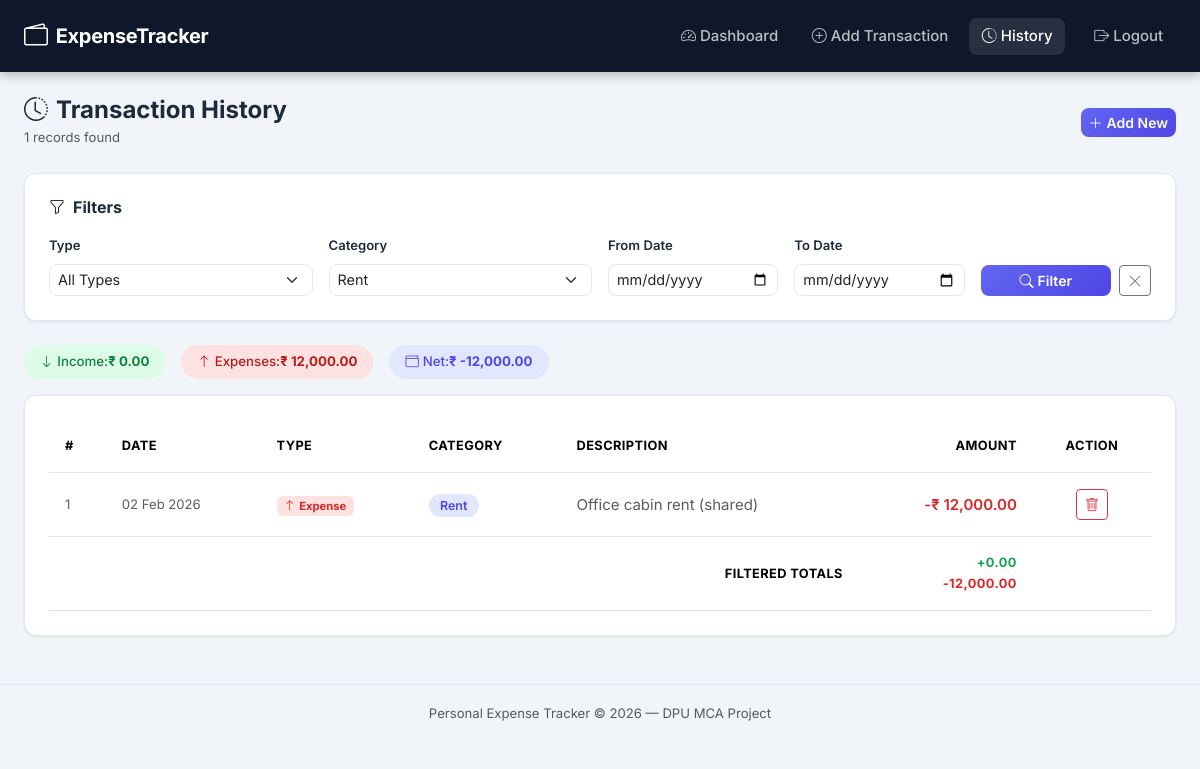
The page /history.php?category_id=8 (signed in) on the database its author committed.
### tables this page shows
CREATE TABLE transactions (
    id INT(11) NOT NULL AUTO_INCREMENT,
    user_id INT(11) NOT NULL,
    amount DECIMAL(12,2) NOT NULL CHECK (amount > 0),
    type ENUM('Income','Expense') NOT NULL,
    category_id INT(11) NOT NULL,
    description VARCHAR(255) DEFAULT NULL,
    date DATE NOT NULL,
    created_at TIMESTAMP NOT NULL DEFAULT CURRENT_TIMESTAMP,

    PRIMARY KEY (id),

    CONSTRAINT fk_transactions_user
        FOREIGN KEY (user_id)
        REFERENCES users(id)
        ON DELETE CASCADE
        ON UPDATE CASCADE,

    CONSTRAINT fk_transactions_category
        FOREIGN KEY (category_id)
        REFERENCES categories(id)
        ON DELETE RESTRICT
        ON UPDATE CASCADE
);

CREATE TABLE categories (
    id INT(11) NOT NULL AUTO_INCREMENT,
    name VARCHAR(100) NOT NULL UNIQUE,
    type ENUM('Income','Expense','Both') NOT NULL DEFAULT 'Both',

    PRIMARY KEY (id)
);

### history.php (the view, shortened to what this page needs)
<?php
$conn    = getConnection();
$user_id = (int) $_SESSION['user_id'];
$filter_type  = $_GET['type']       ?? 'All';
$filter_from  = $_GET['date_from']  ?? '';
$filter_to    = $_GET['date_to']    ?? '';
$filter_cat   = (int)($_GET['category_id'] ?? 0);
$where_parts = ['t.user_id = ?'];
$params      = [$user_id];
$types       = 'i';
if ($filter_cat > 0) {
    $where_parts[] = 't.category_id = ?';
    $params[]      = $filter_cat;
    $types        .= 'i';
}
$where_sql = implode(' AND ', $where_parts);
$totStmt = $conn->prepare(
    "SELECT
        COALESCE(SUM(CASE WHEN t.type='Income'  THEN t.amount ELSE 0 END), 0) AS filtered_income,
        COALESCE(SUM(CASE WHEN t.type='Expense' THEN t.amount ELSE 0 END), 0) AS filtered_expense,
        COUNT(*) AS total_count
     FROM transactions t
     WHERE $where_sql"
);
$totStmt->bind_param($types, ...$params);
$totStmt->execute();
$totals = $totStmt->get_result()->fetch_assoc();
$txnStmt = $conn->prepare(
    "SELECT t.id, t.amount, t.type, t.description, t.date, c.name AS category_name
     FROM transactions t
     JOIN categories c ON t.category_id = c.id
     WHERE $where_sql
     ORDER BY t.date DESC, t.id DESC"
);
$txnStmt->bind_param($types, ...$params);
$txnStmt->execute();
$transactions = $txnStmt->get_result()->fetch_all(MYSQLI_ASSOC);
$catRes     = $conn->query('SELECT id, name FROM categories ORDER BY name');
$categories = $catRes->fetch_all(MYSQLI_ASSOC);
?>
<!DOCTYPE html>
<html lang="en">
<head>
    <link rel="stylesheet" href="https://cdn.jsdelivr.net/npm/bootstrap@5.3.2/dist/css/bootstrap.min.css"/>
    <link rel="stylesheet" href="https://cdn.jsdelivr.net/npm/bootstrap-icons@1.11.3/font/bootstrap-icons.min.css"/>
    <link rel="stylesheet" href="style.css"/>
</head>
<body class="app-body">
<nav class="navbar navbar-expand-lg app-navbar">
    <div class="container-fluid px-4">
        <a class="navbar-brand d-flex align-items-center gap-2" href="dashboard.php">
            <i class="bi bi-wallet2 fs-4"></i><span class="fw-bold">ExpenseTracker</span>
        </a>
        <div class="collapse navbar-collapse" id="navMenu">
            <ul class="navbar-nav ms-auto align-items-center gap-2">
                <li class="nav-item"><a class="nav-link" href="dashboard.php"><i class="bi bi-speedometer2 me-1"></i>Dashboard</a></li>
                <li class="nav-item"><a class="nav-link" href="add_transaction.php"><i class="bi bi-plus-circle me-1"></i>Add Transaction</a></li>
                <li class="nav-item"><a class="nav-link active" href="history.php"><i class="bi bi-clock-history me-1"></i>History</a></li>
                <li class="nav-item ms-2">
                    <a class="nav-link text-danger" href="logout.php"><i class="bi bi-box-arrow-right me-1"></i>Logout</a>
                </li>
            </ul>
        </div>
    </div>
</nav>
<main class="container-fluid px-4 py-4">
    <div class="d-flex align-items-center justify-content-between mb-4 flex-wrap gap-2">
        <div>
            <h4 class="fw-bold mb-0"><i class="bi bi-clock-history me-2"></i>Transaction History</h4>
            <small class="text-muted"><?= number_format((int)$totals['total_count']) ?> records found</small>
        </div>
        <a href="add_transaction.php" class="btn btn-primary btn-sm">
            <i class="bi bi-plus-lg me-1"></i>Add New
        </a>
    </div>
    <div class="info-card mb-4">
        <h6 class="fw-bold mb-3"><i class="bi bi-funnel me-2"></i>Filters</h6>
        <form method="GET" action="history.php" class="row g-3 align-items-end">
            <div class="col-12 col-md-3">
                <label class="form-label fw-semibold small">Type</label>
                <select name="type" class="form-select form-select-sm">
                    <option value="All"     <?= $filter_type === 'All'     ? 'selected' : '' ?>>All Types</option>
                </select>
            </div>
            <div class="col-12 col-md-3">
                <label class="form-label fw-semibold small">Category</label>
                <select name="category_id" class="form-select form-select-sm">
                    <?php foreach ($categories as $cat): ?>
                        <option value="<?= $cat['id'] ?>"
                            <?= $filter_cat === (int)$cat['id'] ? 'selected' : '' ?>>
                            <?= htmlspecialchars($cat['name']) ?>
                        </option>
                    <?php endforeach; ?>
                </select>
            </div>
            <div class="col-12 col-md-2">
                <label class="form-label fw-semibold small">From Date</label>
                <input type="date" name="date_from" class="form-control form-control-sm"
                       value="<?= htmlspecialchars($filter_from) ?>"/>
            </div>
            <div class="col-12 col-md-2">
                <label class="form-label fw-semibold small">To Date</label>
                <input type="date" name="date_to" class="form-control form-control-sm"
                       value="<?= htmlspecialchars($filter_to) ?>"/>
            </div>
            <div class="col-12 col-md-2 d-flex gap-2">
                <button type="submit" class="btn btn-primary btn-sm flex-fill">
                    <i class="bi bi-search me-1"></i>Filter
                </button>
                <a href="history.php" class="btn btn-outline-secondary btn-sm">
                    <i class="bi bi-x-lg"></i>
                </a>
            </div>
        </form>
    </div>
    <div class="d-flex gap-3 mb-3 flex-wrap">
        <span class="filter-chip income-chip">
            <i class="bi bi-arrow-down me-1"></i>Income: <strong>₹ <?= number_format((float)$totals['filtered_income'], 2) ?></strong>
        </span>
        <span class="filter-chip expense-chip">
            <i class="bi bi-arrow-up me-1"></i>Expenses: <strong>₹ <?= number_format((float)$totals['filtered_expense'], 2) ?></strong>
        </span>
        <span class="filter-chip balance-chip">
            <i class="bi bi-wallet me-1"></i>Net: <strong>₹ <?= number_format((float)$totals['filtered_income'] - (float)$totals['filtered_expense'], 2) ?></strong>
        </span>
    </div>
    <div class="info-card">
        <?php if (empty($transactions)): ?>
            <div class="text-center py-5">
                <i class="bi bi-search fs-1 text-muted"></i>
                <p class="mt-2 text-muted">No transactions match your filters.</p>
                <a href="history.php" class="btn btn-outline-primary btn-sm">Clear Filters</a>
            </div>
        <?php else: ?>
            <div class="table-responsive">
                <table class="table table-hover align-middle mb-0">
                    <thead class="table-head">
                        <tr>
                            <th>#</th>
                            <th>Date</th>
                            <th>Type</th>
                            <th>Category</th>
                            <th>Description</th>
                            <th class="text-end">Amount</th>
                            <th class="text-center">Action</th>
                        </tr>
                    </thead>
                    <tbody>
                        <?php foreach ($transactions as $i => $txn): ?>
                        <tr>
                            <td class="text-muted small"><?= $i + 1 ?></td>
                            <td class="text-muted small"><?= date('d M Y', strtotime($txn['date'])) ?></td>
                            <td>
                                <?php if ($txn['type'] === 'Income'): ?>
                                    <span class="badge bg-success-subtle text-success">
                                        <i class="bi bi-arrow-down me-1"></i>Income
                                    </span>
                                <?php else: ?>
                                    <span class="badge bg-danger-subtle text-danger">
                                        <i class="bi bi-arrow-up me-1"></i>Expense
                                    </span>
                                <?php endif; ?>
                            </td>
                            <td><span class="category-pill"><?= htmlspecialchars($txn['category_name']) ?></span></td>
                            <td class="text-muted"><?= htmlspecialchars($txn['description'] ?: '—') ?></td>
                            <td class="text-end fw-semibold <?= $txn['type'] === 'Income' ? 'text-success' : 'text-danger' ?>">
                                <?= $txn['type'] === 'Income' ? '+' : '-' ?>₹ <?= number_format((float)$txn['amount'], 2) ?>
                            </td>
                            <td class="text-center">
                                <form method="POST" action="history.php"
                                      onsubmit="return confirm('Delete this transaction?')">
                                    <button type="submit" class="btn btn-sm btn-outline-danger">
                                        <i class="bi bi-trash"></i>
                                    </button>
                                </form>
                            </td>
                        </tr>
                        <?php endforeach; ?>
                    </tbody>
                    <tfoot class="table-head fw-bold">
                        <tr>
                            <td colspan="5" class="text-end">Filtered Totals</td>
                            <td class="text-end">
                                <span class="text-success">+<?= number_format((float)$totals['filtered_income'], 2) ?></span><br/>
                                <span class="text-danger">-<?= number_format((float)$totals['filtered_expense'], 2) ?></span>
                            </td>
                            <td></td>
                        </tr>
                    </tfoot>
                </table>
            </div>
        <?php endif; ?>
    </div>
</main>
<footer class="text-center py-3 mt-4">
    <small class="text-muted">Personal Expense Tracker &copy; <?= date('Y') ?> — DPU MCA Project</small>
</footer>
</body>
</html>

### style.css (style rules this page uses)
:root { --primary: #6366f1; --primary-dark: #4f46e5; --primary-light: #e0e7ff; --success: #22c55e; --success-light: #dcfce7; --danger: #ef4444; --danger-light: #fee2e2; --warning: #f59e0b; --warning-light: #fef3c7; --bg: #f1f5f9; --card-bg: #ffffff; --navbar-bg: #0f172a; --text-main: #1e293b; --text-muted: #64748b; --border: #e2e8f0; --shadow-sm: 0 1px 3px rgba(0,0,0,.08); --shadow-md: 0 4px 16px rgba(0,0,0,.10); --shadow-lg: 0 8px 32px rgba(0,0,0,.14); --radius: 12px; --radius-lg: 18px; }
*, *::before, *::after { box-sizing: border-box; }
body { font-family: 'Inter', system-ui, -apple-system, sans-serif; color: var(--text-main); font-size: 0.9375rem; line-height: 1.6; }
.app-body { background: var(--bg); min-height: 100vh; }
.app-navbar { background: var(--navbar-bg) !important; box-shadow: 0 2px 12px rgba(0,0,0,.3); padding-top: .75rem; padding-bottom: .75rem; }
.app-navbar .navbar-brand { color: #fff !important; letter-spacing: -.3px; }
.app-navbar .nav-link { color: rgba(255,255,255,.72) !important; font-weight: 500; transition: color .15s; border-radius: 8px; padding: .4rem .8rem !important; }
.app-navbar .nav-link:hover, .app-navbar .nav-link.active { color: #fff !important; background: rgba(255,255,255,.1); }
.info-card { background: var(--card-bg); border-radius: var(--radius); box-shadow: var(--shadow-sm); padding: 1.5rem; border: 1px solid var(--border); }
.table-head { background: #f8fafc; font-size: .8rem; font-weight: 600; text-transform: uppercase; letter-spacing: .4px; color: var(--text-muted); }
.table-head th { padding: .85rem 1rem; border-bottom: 1px solid var(--border); }
.table td, .table th { padding: 1rem; vertical-align: middle; }
.table tbody tr { transition: background .15s; }
.category-pill { background: var(--primary-light); color: var(--primary-dark); padding: .22rem .7rem; border-radius: 999px; font-size: .78rem; font-weight: 600; }
.filter-chip { display: inline-flex; align-items: center; padding: .4rem 1rem; border-radius: 999px; font-size: .83rem; font-weight: 500; }
.income-chip { background: var(--success-light); color: #15803d; }
.expense-chip { background: var(--danger-light); color: #b91c1c; }
.balance-chip { background: var(--primary-light); color: var(--primary-dark); }
.btn-primary { background: linear-gradient(135deg, var(--primary), var(--primary-dark)) !important; border: none !important; font-weight: 600; border-radius: 8px !important; transition: transform .15s, box-shadow .15s; }
.form-control, .form-select { border-radius: 8px; border: 1.5px solid var(--border); font-size: .9rem; transition: border-color .2s, box-shadow .2s; }
.bg-danger-subtle { background: var(--danger-light) !important; }
.text-success { color: #16a34a !important; }
.text-danger { color: #dc2626 !important; }
footer { border-top: 1px solid var(--border); }

### rows shown on the page
transactions: date "02 Feb 2026", type "Expense" (drawn), category.name "Rent", description "Office cabin rent (shared)", amount "12,000.00"

### other values the page prints
$totals['total_count'] "1"
$totals['filtered_income'] "0.00"
$totals['filtered_expense'] "12,000.00"
form field category_id "Rent"
